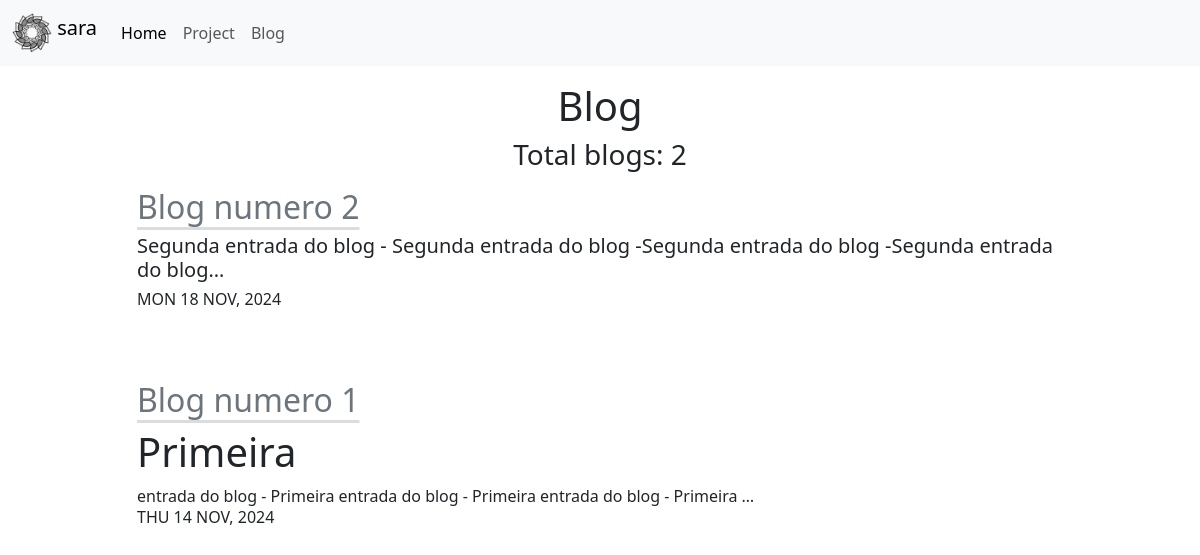
Page /blog/ on the earlier database version.
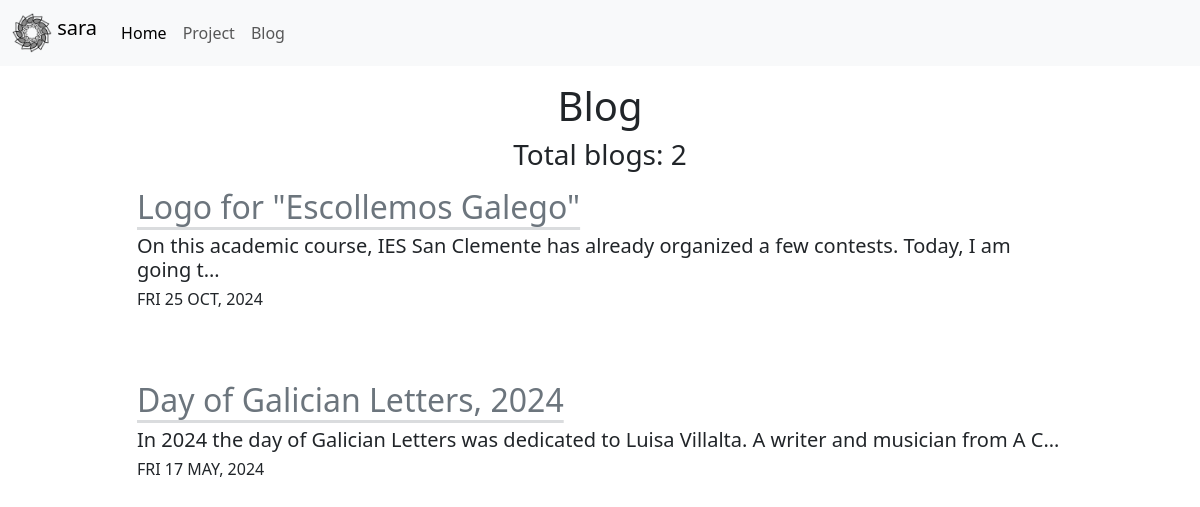
Same page on the later database version.
### blog/models.py (models this page shows, shortened)
class Blog(models.Model):
    title = models.CharField(max_length=200)
    description = models.CharField(max_length=1000)
    date = models.DateField()
    image = models.ImageField(upload_to='portfolio/images/', blank=True)
    imageSec = models.ImageField(upload_to='portfolio/images/', blank=True)

### blog/views.py (the view)
# urls.py: path('', views.all_blogs, name='all_blogs'),
def all_blogs(request):
    blog = Blog.objects.order_by('-date')[:3]
    return render(request, 'blog/all_blogs.html', {'blogs':blog})

### blog/templates/blog/all_blogs.html
{% extends 'portfolio/base.html' %} {% load static %} {% block content %}
<div class="container mt-3">
  <h1 class="font-weight-bold text-center">Blog</h1>
  <h3 class="font-weight-bold text-center">Total blog{{ blogs.count|pluralize }}: {{ blogs.count }}</h3>
  {% for blog in blogs %}
  <div class="row justify-content-center my-3">
    <div class="col-md-10">
      <h2><a class="link-secondary link-offset-2 link-underline-opacity-25 link-underline-opacity-100-hover" href="{% url 'blog:detail' blog.id %}">{{ blog.title }}</a></h2>
      <h5>{{ blog.description|safe|truncatechars:100 }}</h5>
      <h6>{{ blog.date|date:'D d M, Y'|upper }}</h6>
      <br>
      <br>
    </div>
  </div>
      {% endfor %}
  {% endblock %}

### portfolio/templates/portfolio/base.html (shortened to what this page needs)
{% load static %}
<!DOCTYPE html>
<html lang="en">
  <head>
    <link
      href="https://cdn.jsdelivr.net/npm/bootstrap@5.3.3/dist/css/bootstrap.min.css"
      rel="stylesheet"
    />
  </head>
  <body>
    <nav class="navbar navbar-expand-lg bg-body-tertiary" id="globalNav">
      <div class="container-fluid">
        <a class="navbar-brand" href="#">
          <img
            src="{% static 'portfolio/pageLogo.png' %}"
            width="40"
            height="40"
            class="d-inline-block align-top"
            alt="Nick's Logo"
          />
          <span>sara</span>
        </a>
        <div class="collapse navbar-collapse" id="navbarNav">
          <ul class="navbar-nav">
            <li class="nav-item">
              <a
                class="nav-link active"
                aria-current="page"
                href="{% url 'home' %}"
                >Home</a
              >
            </li>
            <li class="nav-item">
              <a class="nav-link" href="{% static 'portfolio/logoEG.pdf' %}"
                >Project</a
              >
            </li>
            <li class="nav-item">
              <a class="nav-link" href="{% url 'blog:all_blogs' %}">Blog</a>
            </li>
          </ul>
        </div>
      </div>
    </nav>
    {% block content %} {% endblock %}
  </body>
</html>

Differences in the rows shown:
removed Blog: title "Blog numero 2", description "Segunda entrada do blog - Segunda entrada do blog -Segunda entrada do blog -Segunda entrada do blog…", date "MON 18 NOV, 2024"
removed Blog: title "Blog numero 1", description "Primeira entrada do blog - Primeira entrada do blog - Primeira entrada do blog - Primeira …", date "THU 14 NOV, 2024"
added Blog: title "Logo for \"Escollemos Galego\"", description "On this academic course, IES San Clemente has already organized a few contests. Today, I am going t…", date "FRI 25 OCT, 2024"
added Blog: title "Day of Galician Letters, 2024", description "In 2024 the day of Galician Letters was dedicated to Luisa Villalta. A writer and musician from A C…", date "FRI 17 MAY, 2024"
